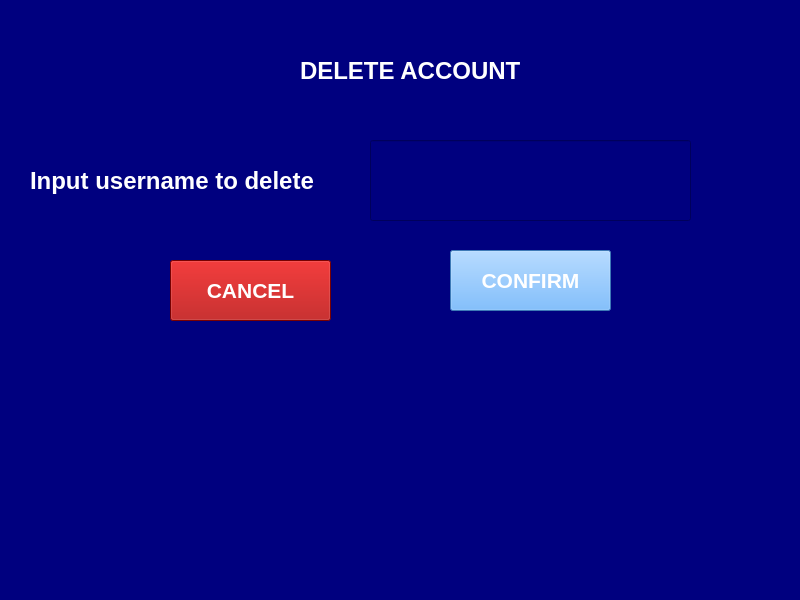
<?xml version="1.0" encoding="UTF-8"?>
<ui version="4.0">
 <class>deposit_window</class>
 <widget class="QMainWindow" name="deposit_window">
  <property name="geometry">
   <rect>
    <x>0</x>
    <y>0</y>
    <width>800</width>
    <height>600</height>
   </rect>
  </property>
  <property name="windowTitle">
   <string>Deposit</string>
  </property>
  <property name="styleSheet">
   <string notr="true">background-color: rgb(0, 0, 127);</string>
  </property>
  <widget class="QWidget" name="centralwidget">
   <widget class="QLabel" name="username_label">
    <property name="geometry">
     <rect>
      <x>30</x>
      <y>140</y>
      <width>311</width>
      <height>81</height>
     </rect>
    </property>
    <property name="font">
     <font>
      <pointsize>18</pointsize>
      <weight>75</weight>
      <bold>true</bold>
     </font>
    </property>
    <property name="styleSheet">
     <string notr="true">color: rgb(255, 255, 255);</string>
    </property>
    <property name="text">
     <string>Input username to delete</string>
    </property>
   </widget>
   <widget class="QLabel" name="logo_label">
    <property name="geometry">
     <rect>
      <x>690</x>
      <y>10</y>
      <width>101</width>
      <height>91</height>
     </rect>
    </property>
    <property name="text">
     <string/>
    </property>
    <property name="pixmap">
     <pixmap>../images/Bank logo 1.png</pixmap>
    </property>
   </widget>
   <widget class="QLineEdit" name="username_input">
    <property name="geometry">
     <rect>
      <x>370</x>
      <y>140</y>
      <width>321</width>
      <height>81</height>
     </rect>
    </property>
    <property name="font">
     <font>
      <pointsize>20</pointsize>
     </font>
    </property>
    <property name="styleSheet">
     <string notr="true">color: rgb(255, 255, 255);
selection-background-color: rgb(85, 170, 255);</string>
    </property>
    <property name="text">
     <string/>
    </property>
   </widget>
   <widget class="QPushButton" name="enter_button">
    <property name="geometry">
     <rect>
      <x>450</x>
      <y>250</y>
      <width>161</width>
      <height>61</height>
     </rect>
    </property>
    <property name="font">
     <font>
      <pointsize>16</pointsize>
      <weight>75</weight>
      <bold>true</bold>
     </font>
    </property>
    <property name="styleSheet">
     <string notr="true">color: rgb(255, 255, 255);
background-color: rgb(85, 170, 255);</string>
    </property>
    <property name="text">
     <string>CONFIRM</string>
    </property>
   </widget>
   <widget class="QPushButton" name="cancel_button">
    <property name="geometry">
     <rect>
      <x>170</x>
      <y>260</y>
      <width>161</width>
      <height>61</height>
     </rect>
    </property>
    <property name="font">
     <font>
      <pointsize>16</pointsize>
      <weight>75</weight>
      <bold>true</bold>
     </font>
    </property>
    <property name="styleSheet">
     <string notr="true">color: rgb(255, 255, 255);
background-color: rgb(170, 0, 0);</string>
    </property>
    <property name="text">
     <string>CANCEL</string>
    </property>
   </widget>
   <widget class="QLabel" name="username_label_2">
    <property name="geometry">
     <rect>
      <x>300</x>
      <y>30</y>
      <width>221</width>
      <height>81</height>
     </rect>
    </property>
    <property name="font">
     <font>
      <pointsize>18</pointsize>
      <weight>75</weight>
      <bold>true</bold>
     </font>
    </property>
    <property name="styleSheet">
     <string notr="true">color: rgb(255, 255, 255);</string>
    </property>
    <property name="text">
     <string>DELETE ACCOUNT</string>
    </property>
   </widget>
  </widget>
  <widget class="QStatusBar" name="statusbar"/>
 </widget>
 <resources/>
 <connections/>
</ui>
